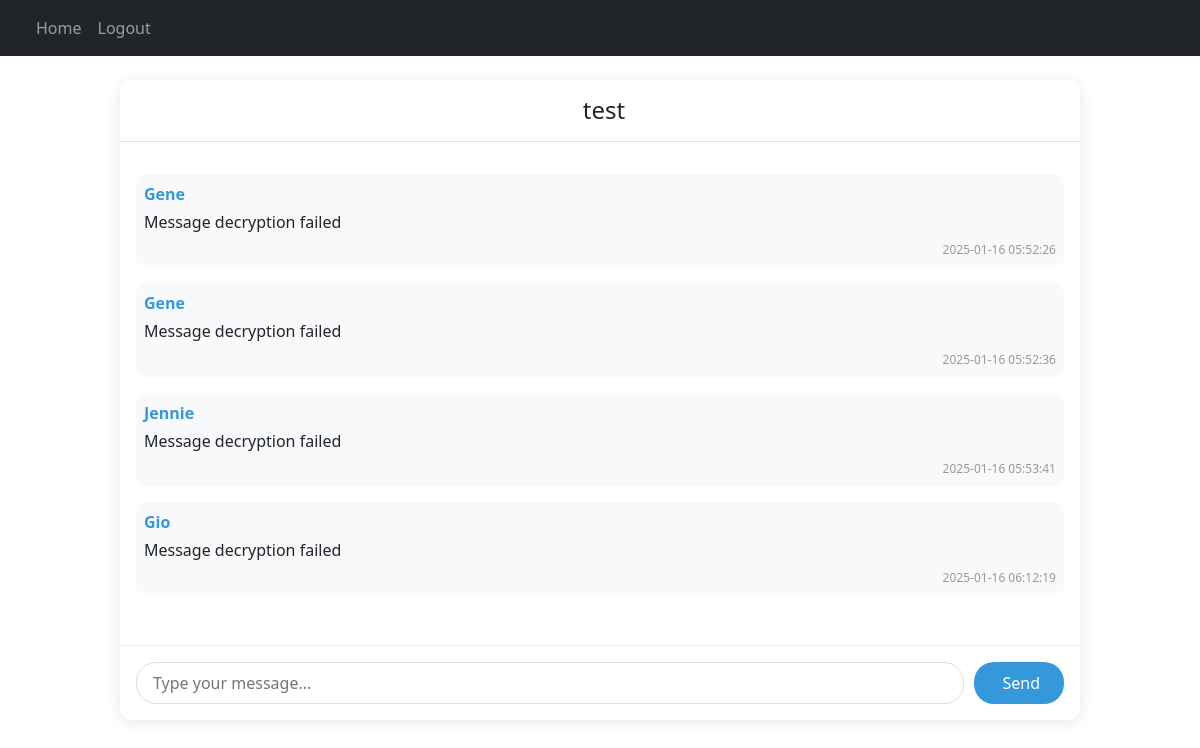
The page /room/4 (signed in) on the database its author committed.
### website/Models/Room.py (models this page shows)
class Room(db.Model):
  id = db.Column(db.Integer, primary_key=True)
  room_name = db.Column(db.String(255), nullable=False)
  room_code = db.Column(db.String(512), nullable=False)
  password = db.Column(db.String(255), nullable=False)
  created_at = db.Column(db.DateTime(timezone=True), default=func.now())

class Message(db.Model):
  id = db.Column(db.Integer, primary_key=True)
  room_id = db.Column(db.Integer, db.ForeignKey('room.id'), nullable=False)
  user_id = db.Column(db.Integer, db.ForeignKey('user.id'), nullable=False)
  message = db.Column(db.Text, nullable=False)
  created_at = db.Column(db.DateTime(timezone=True), default=func.now())
  sender = db.relationship('User', foreign_keys=[user_id], backref='sent_messages')

### website/models.py (models this page shows)
class User(db.Model, UserMixin):
  id = db.Column(db.Integer, primary_key=True)
  email = db.Column(db.String(150), unique=True)
  password = db.Column(db.String(150))
  first_name = db.Column(db.String(150))
  notes= db.relationship('Note')

### website/rooms.py (the view)
@rooms.route('/room/<room_id>', methods=['GET', 'POST'])
@login_required
def room_handler(room_id):
  with Session(db.engine) as session:
    room = select_query_function(session, Room, Room.id == room_id)
    if not room:
      flash(f"Room {room_id} does not exist.", category='error')
      response = redirect(url_for('views.home'))
      return response
    with Session(db.engine) as session:
      room_participant = select_query_function(
        session=session,
        target=RoomParticipant,
        filter_condition=(RoomParticipant.room_id == room_id) & (RoomParticipant.user_id == current_user.id))
      if room_participant:
        print(f"User {current_user.first_name} is in room {room_id}")
      else:
        print(f"User {current_user.first_name} is not in room {room_id}")
    with Session(db.engine) as session:
      stmt = (
        select(Message)
        .join(Message.sender)
        .where(Message.room_id == room_id)
        .options(joinedload(Message.sender))
      )
      result = session.execute(stmt)
      messages = result.scalars().all()
      decrypted_messages = []
      if messages:
        for message in messages:
          decrypted_message = {
            'obj': message,  # Original message object with all attributes
            'decrypted_content': get_decrypted_message(message),
            'sender': message.sender,
            'created_at': message.created_at
          }
          print(f"Message: {decrypted_message['decrypted_content']}")
          print(f"Sender: {decrypted_message['sender'].first_name}")
          decrypted_messages.append(decrypted_message)
      else:
        print("No messages found.")
    if not room_participant:
      flash(f"Room {room_id} does not exist.", category='error')
      return redirect(url_for('views.home'))
    return render_template('room.html', room=room, user=current_user, messages=decrypted_messages)
  return render_template('room.html', room=room)

### website/__init__.py (called while the page is built)
def create_app():
  app = Flask(__name__)
  load_dotenv()
  app.config['SECRET_KEY'] = getenv('SECRET_KEY', 'fallback_key')
  app.config['SQLALCHEMY_DATABASE_URI'] = f'sqlite:///{DB_NAME}'
  db.init_app(app)
  socketio.init_app(app, cors_allowed_origins='*')
  crypto_manager.init_app(app)
  from .utils import generate_room_code
  from .views import views
  from .auth import auth
  from .rooms import rooms
  app.register_blueprint(views, url_prefix='/')
  app.register_blueprint(auth, url_prefix='/')
  app.register_blueprint(rooms, url_prefix='/')
  from .models import User, Note
  from .sockets import init_socket_handlers
  init_socket_handlers(socketio)
  create_database(app)
  login_manager = LoginManager()
  login_manager.login_view = 'auth.login'
  login_manager.init_app(app)
  @login_manager.user_loader
  def load_user(id):
    return User.query.get(int(id))
  return app

### website/crypto.py (called while the page is built)
    def decrypt_message(self, encrypted_message: str) -> str:
        try:
            encrypted_data = b64decode(encrypted_message.encode('utf-8'))
            decrypted_data = self.fernet.decrypt(encrypted_data)
            return decrypted_data.decode('utf-8')
        except Exception as e:
            raise ValueError(f"Failed to decrypt message: {str(e)}")

### website/utils.py (called while the page is built)
def select_query_function(session: Session, target: Type, filter_condition: Any) -> Optional[Any]:
  try:
    stmt = (
      select(target)
      .where(filter_condition)
    )
    result = session.execute(stmt)
    return result.scalars().one_or_none()
  except Exception as e:
    print(f"Error executing select query: {e}")
    return None

def get_decrypted_message(message: Message) -> str:
    try:
        return crypto_manager.decrypt_message(message.message)
    except ValueError:
        return "Message decryption failed"

### website/templates/room.html (shortened to what this page needs)
{% extends "base.html" %}
{% block content %}
<div class="container d-flex flex-column align-items-center justify-content-center mt-4">
  <div class="message-box">
    <div class="p-3 border-bottom">
      <h4 class="text-center mb-0">
        {{ room.room_name }}
      </h4>
    </div>
    <div class="messages" id="messages">
      {% if messages %}
        {% for msg in messages %}
          <div class="message">
            <strong>{{ msg.sender.first_name }}</strong>
            <p>{{ msg.decrypted_content }}</p>
            <small id="created_at">{{ msg.created_at }}</small>
          </div>
        {% endfor %}
      {% endif %}
    </div>
    <div class="inputs">
      <input type="text" placeholder="Type your message..." name="message" id="message">
      <button type="button" name="send" id="send-btn" onClick="sendMessage()">
        Send
      </button>
    </div>
  </div>
</div>
{% endblock %}

### website/static/css/style.css (style rules this page uses)
:root { --primary-color: #3498db; --secondary-color: #2ecc71; --background-color: #f8f9fa; --border-radius: 12px; --box-shadow: 0 2px 15px rgba(0, 0, 0, 0.1); }
* { margin: 0; padding: 0; box-sizing: border-box; }
body { background-color: var(--background-color); }
.message-box { border: none; border-radius: var(--border-radius); background-color: white; height: 80vh; display: flex; flex-direction: column; width: 80vw; align-items: stretch; box-shadow: var(--box-shadow); }
.messages { overflow-y: scroll; flex: 1; width: 100%; padding: 1rem; }
.inputs { padding: 1rem; display: flex; gap: 10px; border-top: 1px solid #eee; }
#message { flex: 1; padding: 0.5rem 1rem; border: 1px solid #ddd; border-radius: 20px; outline: none; }
#send-btn { background: var(--primary-color); color: white; border: none; padding: 0.5rem 1.5rem; border-radius: 20px; cursor: pointer; transition: background 0.3s ease; }
.messages { overflow-y: auto; flex: 1; width: 100%; padding: 1rem; word-wrap: break-word; }
.message { display: flex; flex-direction: column; align-items: flex-start; margin: 1rem 0; padding: 0.5rem; background: #f8f9fa; border-radius: 10px; word-wrap: break-word; }
.message strong { color: var(--primary-color); margin-bottom: 5px; word-break: break-word; }
.message p { margin: 0; padding: 0; line-height: 1.4; word-break: break-word; }
.message small { margin-top: 0.5rem; font-size: 0.75rem; color: #999; align-self: flex-end; word-break: break-word; }

### rows shown on the page
Room: room_name "test"
User: sender.first_name "Gene" "Gene"
Message: created_at "2025-01-16 05:52:26"
Message: created_at "2025-01-16 05:52:36"
User: sender.first_name "Jennie"
Message: created_at "2025-01-16 05:53:41"
User: sender.first_name "Gio"
Message: created_at "2025-01-16 06:12:19"

### other values the page prints
{{ msg.decrypted_content }} "Message decryption failed" "Message decryption failed" "Message decryption failed" "Message decryption failed"
